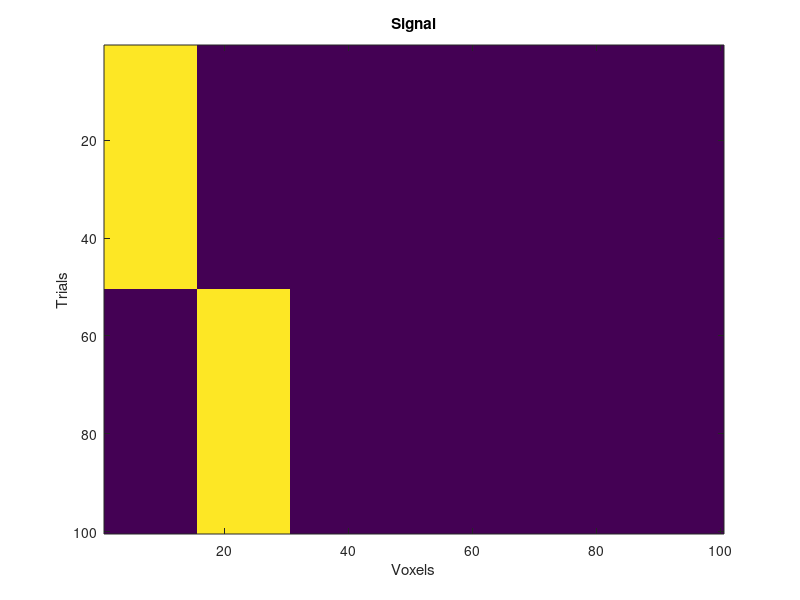
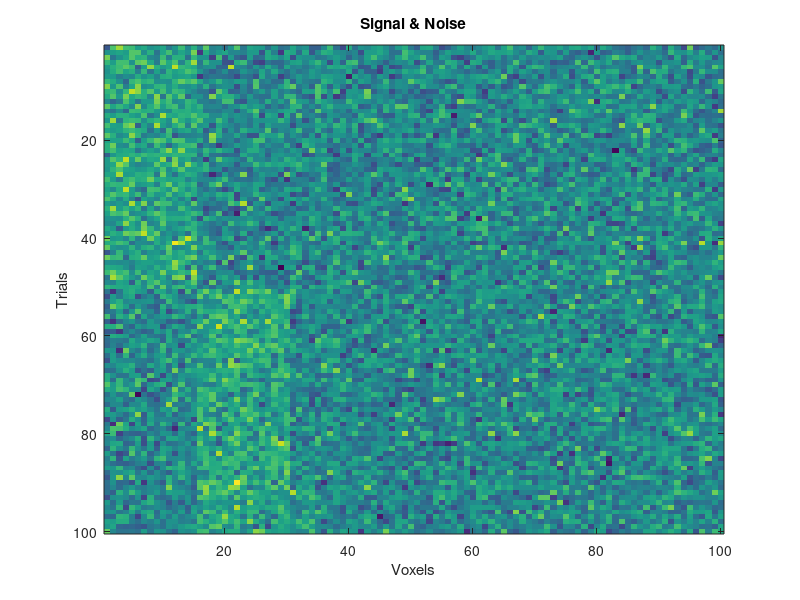

Reproduce these figures in MATLAB, in order. (Note: this script raises an error after producing the figures.)
%% Iterative Lasso 

%% WARNING: This will clear the work space & variables.
clear;clc;

%% You can set the parameters for CV here
% Please the dimension of the data sets 
ntrials = 100; % it has to be divisible by K
nvoxels = 100;
% Please set the number of folds 
k = 5;
% It needs to know the number of row labels
% ps:Currently, this program can just run normally when there are 2 rowlabels
rowLabels.num = 2;
% It is useful to know the size for the testing set
test.size = ntrials / k ;

% Display the parameters
disp ('Parameters: ')
disp(['Voxels: '  num2str(nvoxels)])
disp(['trials: '  num2str(ntrials)])
disp(['K : '  num2str(k)])
disp(['Number of row labels: ' num2str(rowLabels.num)])



%% Simulate the data
% Creating the background 
X.raw = zeros(ntrials, nvoxels);

% % Add some signals 
signal = 1;
disp(['Signal intensity = ' num2str(signal)])
X.raw(1:ntrials/rowLabels.num,1:15) = X.raw(1:ntrials/rowLabels.num,1:15) + signal;
X.raw(ntrials/rowLabels.num + 1:end,16:30) = X.raw(ntrials/rowLabels.num + 1 : end ,16:30) + signal;
% plot the signal
figure(1)
imagesc(X.raw)
xlabel('Voxels');ylabel('Trials');title('Signal');

% Adding noise 
rng(1) % To make the result replicable
noise = 1;
disp(['Noise intensity = ' num2str(noise)])
X.raw = X.raw + noise * randn(ntrials,nvoxels);   
size(X.raw);
% plot the noise + signal
figure(2)
imagesc(X.raw)
xlabel('Voxels');ylabel('Trials');title('Signal & Noise')

% Create row labels
rowLabels.whole = zeros(ntrials,1);
rowLabels.whole(1:ntrials / rowLabels.num ,1) = 1;
% Create new row labels for CV blocks
rowLabels.train = zeros(ntrials - test.size,1); 
rowLabels.train(1: (ntrials - test.size)/rowLabels.num ,1) = 1; 
rowLabels.test = zeros(test.size,1); 
rowLabels.test(1:test.size / rowLabels.num ,1) = 1; 



%% Generating indices for Outer CV
% generate indices for CV
CV.blocks = 1:k;
CV.blocks = CV.blocks';
CV.indices = repmat(CV.blocks,[ntrials / k,1]);
% Generate indices for CVglmnet
CV2.blocks = 1:k-1;
CV2.blocks = CV2.blocks';
CV2.indices = repmat(CV2.blocks,[ntrials / k,1]);
% Creating indices for test set and training set
for i = 1: k
    test.indices(:,i) = CV.indices == i;
    train.indices(:,i) = CV.indices ~= i;
end



%% Iterative Lasso
% Try the 1st iteration
for i = 1:k
    % Split the data into training set and testing set 
    X.test = X.raw(test.indices(:,i) ,:);
    X.train = X.raw(train.indices(:,i) ,:);

    % Fit cvglmnet
    cvfit(i) = cvglmnet (X.train, rowLabels.train, 'binomial', 'class', CV2.indices', 4);
    % Get the indice for the lambda with the best accuracy 
    lambda.best(i) = find(cvfit(i).lambda == cvfit(i).lambda_min);
    % Plot the cross-validation curve
%     cvglmnetPlot(cvfit(i));

    % Set the lambda value
    opts(i) = glmnetSet();
    opts(i).lambda = cvfit(i).lambda_min;

    % Fit glmnet
    fit(i) = glmnet(X.train, rowLabels.train, 'binomial', opts);

    % Evaluate the prediction 
    test.prediction(:,i) = (X.test * fit(i).beta + repmat(fit(i).a0, [test.size, 1])) > 0 ;  
    test.accuracy(:,i) = mean(rowLabels.test == test.prediction(:,i))'
    
    % Find indices for the voxels that have been used
    voxel(i).used = find (fit(i).beta ~= 0);
    % Find true signals that have been identified
    voxel(i).signal = sum(voxel(i).used <= 10);
    % Find indices for the voxels that have not been used
    voxel(i).remain = find (fit(i).beta == 0);
    % How many voxels have been used for each iteration
    voxel(i).num = sum(fit(i).beta ~= 0);

end

% Display the average accuracy for this procedure 
disp(['The mean accuracy is ' num2str(mean(test.accuracy))])
% See if it is better than chance 
ttest(test.accuracy, 0.5)
disp('number of voxels')
voxel.num
disp('number of signals')
voxel.signal


%% 1st, try the next iteration 

% New data set
for i = 1:k
    % Re-subset the dataset
    X.iter = X.raw(:,voxel(i).remain);

    % Split the data into training set and testing set 
    X.test = X.iter(test.indices(:,i) ,:);
    X.train = X.iter(train.indices(:,i) ,:);

    % Fit cvglmnet
    cvfit(i) = cvglmnet (X.train, rowLabels.train, 'binomial', 'class', CV2.indices', 4);
    % Get the indice for the lambda with the best accuracy 
    lambda.best(i) = find(cvfit(i).lambda == cvfit(i).lambda_min);
    % Plot the cross-validation curve
%     cvglmnetPlot(cvfit(i));

    % Set the lambda value
    opts(i) = glmnetSet();
    opts(i).lambda = cvfit(i).lambda_min;

    % Fit glmnet
    fit(i) = glmnet(X.train, rowLabels.train, 'binomial', opts);

    % Evaluate the prediction 
    test.prediction(:,i) = (X.test * fit(i).beta + repmat(fit(i).a0, [test.size, 1])) > 0 ;  
    test.accuracy(:,i) = mean(rowLabels.test == test.prediction(:,i))'
    
    % Find indices for the voxels that have been used
    voxel(i).used = find (fit(i).beta ~= 0);
    % Find true signals that have been identified
    voxel(i).signal = sum(voxel(i).used <= 10);
    % Find indices for the voxels that have not been used
    voxel(i).remain = find (fit(i).beta == 0);
    % How many voxels have been used for each iteration
    voxel(i).num = sum(fit(i).beta ~= 0);
    
end

% Display the average accuracy for this procedure 
disp(['The mean accuracy is ' num2str(mean(test.accuracy))])
% See if it is better than chance 
ttest(test.accuracy, 0.5)
